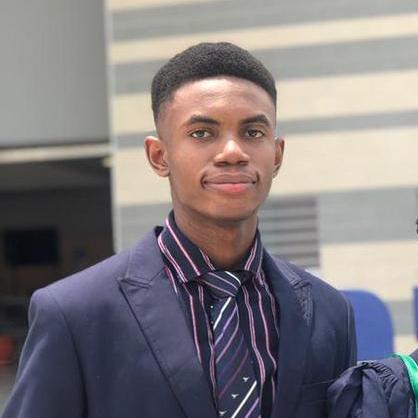
#> input picture week-4/images/exercise-images/francis-profile.jpeg, 418 x 418 px
$ jupyter execute practice-5.ipynb
#> lines starting #> are read from the running program, lines starting #| are printed output that depends on the picture
# Canny Edge Detection

[cell 1]
import cv2
import numpy as np
import matplotlib.pyplot as plt

# Load the image
image = cv2.imread("../images/exercise-images/francis-profile.jpeg", cv2.IMREAD_GRAYSCALE)
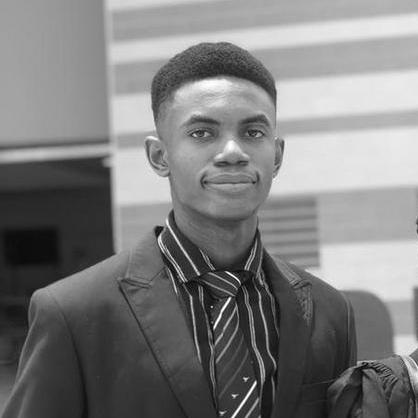
#> image: shape (418, 418); min 0, max 255, mean 126

# Resize images
image = cv2.resize(image, (400,400))
#> image: shape (400, 400)

# Perform Canny edge detection
edges = cv2.Canny(image, 100, 200) # Adjust the thresold values as needed
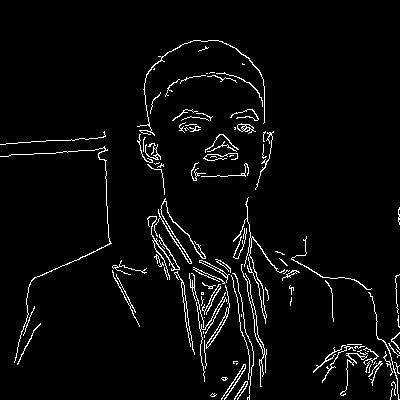
#> edges: shape (400, 400); 3.9% white in thin lines or dots

# Display the original image
plt.subplot(1, 2, 1)
plt.imshow(image, cmap='gray')
plt.title('Original')
plt.axis('off')

# Display the Canny edges
plt.subplot(1, 2, 2)
plt.imshow(edges, cmap='gray')
plt.title('Canny Edges')
plt.axis('off')

# Show the plot
plt.show()
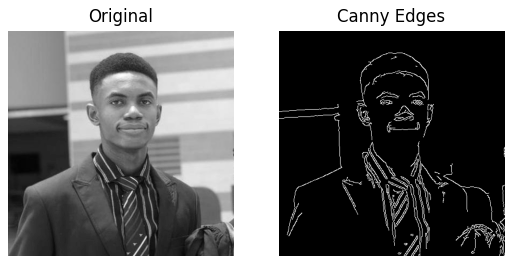
#> figure drawn by matplotlib, 2 panels
